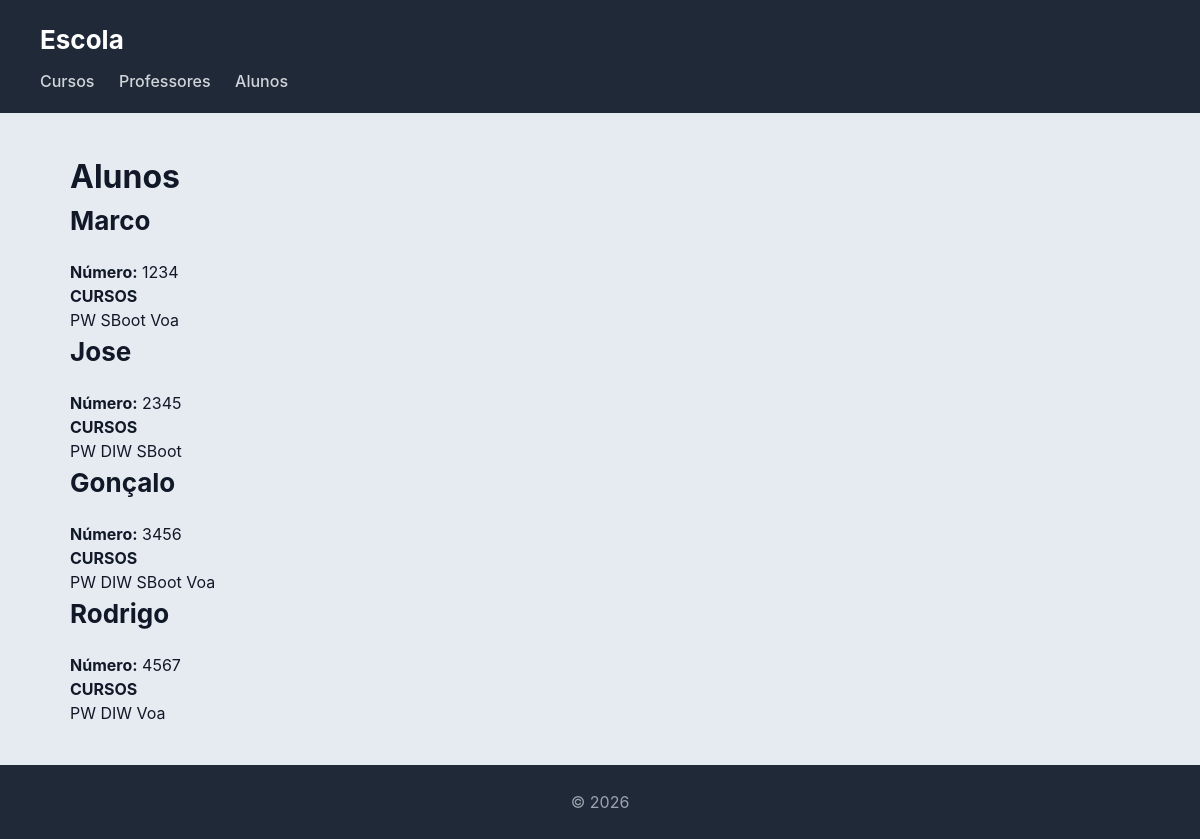
The page /escola/alunos/ on the database its author committed.
### escola/models.py (models this page shows, shortened)
class Aluno(models.Model):
    nome = models.CharField(max_length=100)
    numero = models.CharField(max_length=20, unique=True)

class Curso(models.Model):
    nome = models.CharField(max_length=100)
    imagem = models.ImageField(upload_to='media/cursos/')
    professor = models.ForeignKey(Professor, on_delete=models.CASCADE, related_name='cursos')
    alunos = models.ManyToManyField(Aluno, related_name='cursos')

### escola/views.py (the view)
# urls.py: path('alunos/', views.alunos_view, name="alunos"),
def alunos_view(request):
    alunos = Aluno.objects.prefetch_related('cursos').all()
    return render(request, 'escola/alunos.html', {'alunos': alunos})

### escola/templates/escola/alunos.html
{% extends 'escola/base.html' %}
{% block content %}
<h1>Alunos</h1>
{% for aluno in alunos %}
    <div class="card">
        <h2>{{ aluno.nome }}</h2>
        <p><strong>Número:</strong> {{ aluno.numero }}</p>
        <h4>CURSOS</h4>
        {% for curso in aluno.cursos.all %}
            <span class="tag">{{ curso.nome }}</span>
        {% empty %}
            <p>Sem cursos</p>
        {% endfor %}
    </div>
{% endfor %}
{% endblock %}

### escola/static/escola/styles.css (style rules this page uses)
* { box-sizing: border-box; margin: 0; padding: 0; }
body { font-family: "Inter", "Segoe UI", system-ui, -apple-system, sans-serif; background: #e6ebf2; color: #111827; line-height: 1.5; }
h2 { margin-bottom: 20px; font-size: 26px; }

### rows shown on the page
Aluno: nome "Marco", numero "1234"
Curso: nome "PW"
Curso: nome "SBoot"
Curso: nome "Voa"
Aluno: nome "Jose", numero "2345"
Curso: nome "DIW"
Aluno: nome "Gonçalo", numero "3456"
Aluno: nome "Rodrigo", numero "4567"
